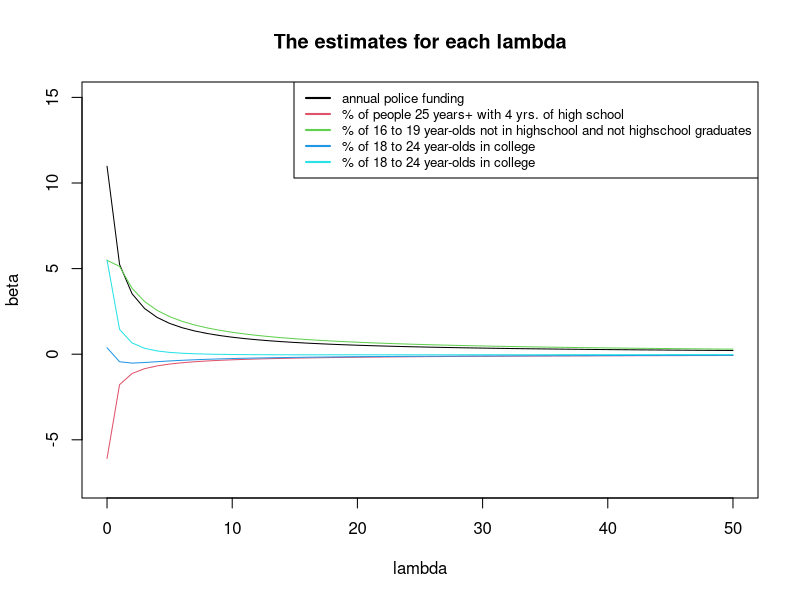
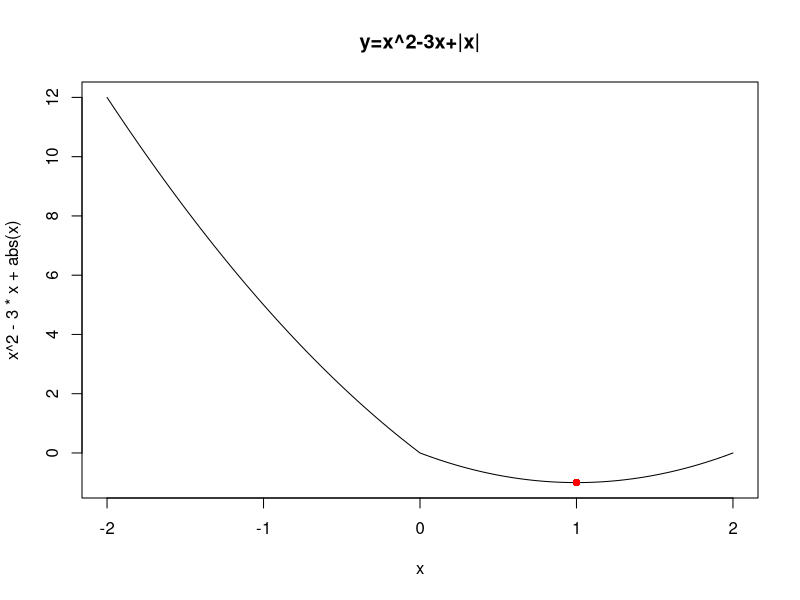
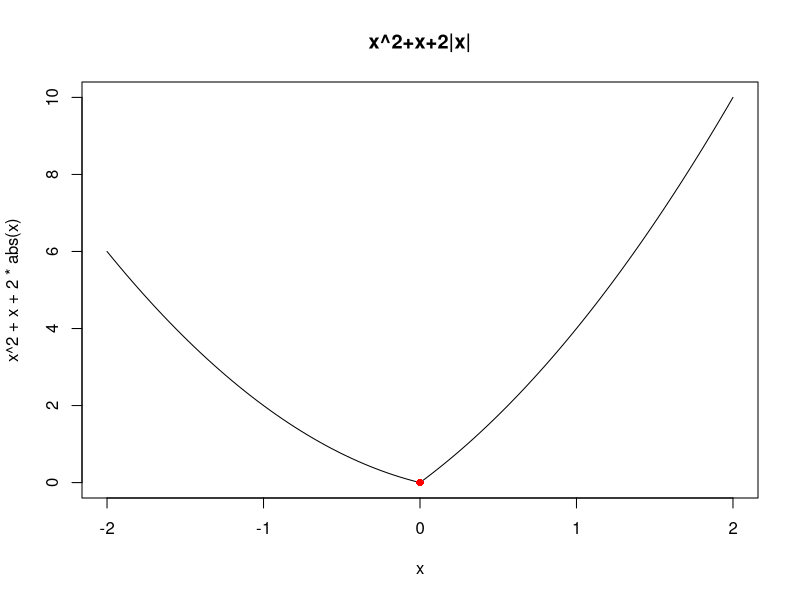
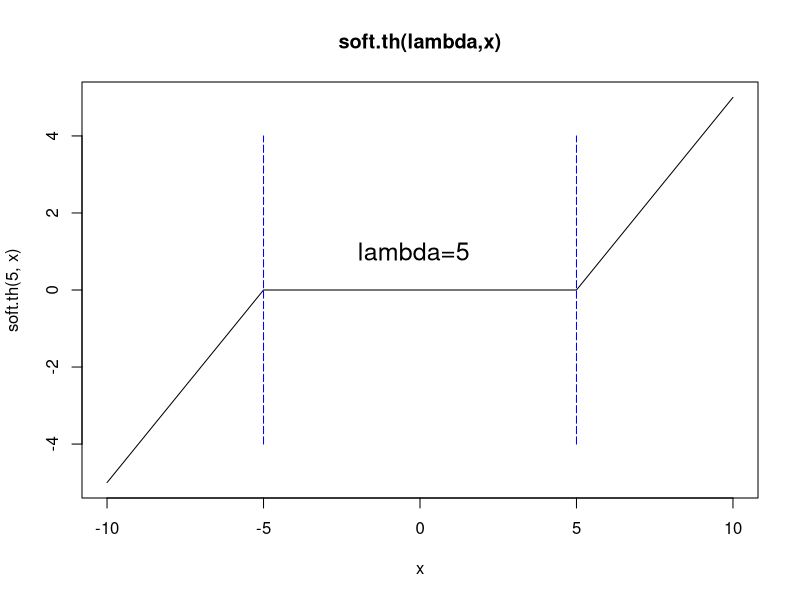
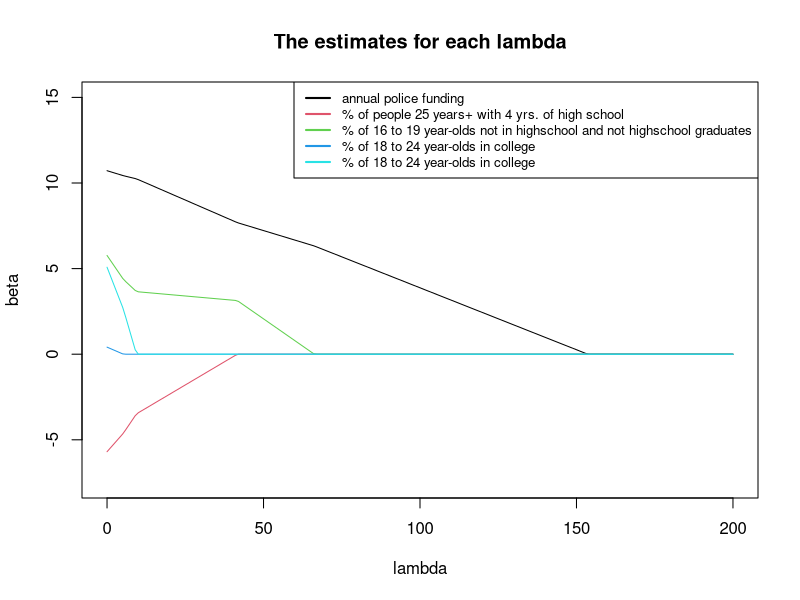
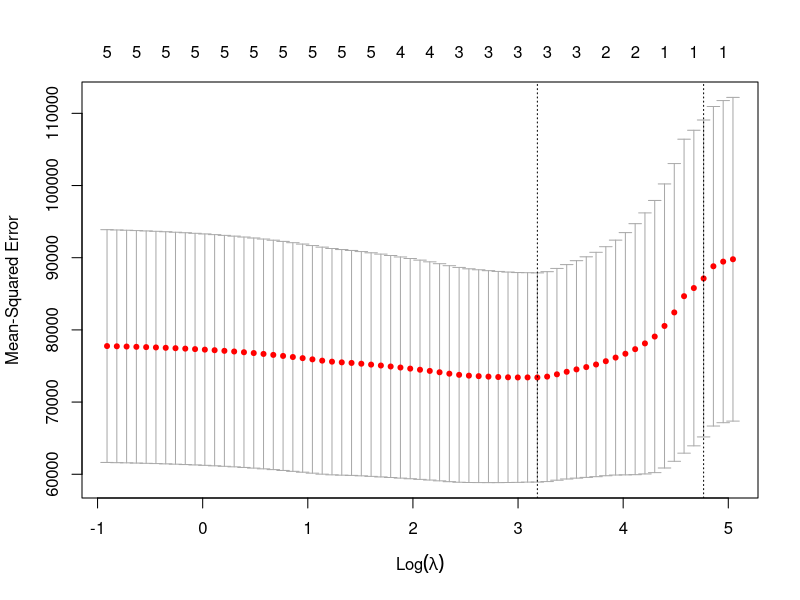

Generate these figures, in order, with R:
## ---- chunk 1
ridge=function(X, y, lambda=0){
  X=as.matrix(X); p=ncol(X); n=length(y); X.bar=array(dim=p); s=array(dim=p)
  for(j in 1:p){X.bar[j]=mean(X[,j]);X[,j]=X[,j]-X.bar[j];};
  for(j in 1:p){s[j]=sd(X[,j]);X[,j]=X[,j]/s[j]};
  y.bar=mean(y); y=y-y.bar
  beta=drop(solve(t(X)%*%X+n*lambda*diag(p))%*%t(X)%*%y)
  for(j in 1:p)beta[j]=beta[j]/s[j]
  beta.0= y.bar-sum(X.bar*beta)
  return(list(beta=beta, beta.0=beta.0))
}
df=read.table("crime.txt"); x=df[,3:7]; y=df[,1]; p=ncol(x);
lambda.seq=seq(0,50); 
plot(lambda.seq, xlim=c(0,50), ylim=c(-7.5,15),
      xlab="lambda",ylab="beta",main="The estimates for each lambda", type="n", col="red")
for(j in 1:p){
  coef.seq=NULL; for(lambda in lambda.seq)coef.seq=c(coef.seq,ridge(x,y,lambda)$beta[j])
  par(new=TRUE); lines(lambda.seq,coef.seq, col=j)
}
legend("topright",legend=c("annual police funding","% of people 25 years+ with 4 yrs. of high school",
    "% of 16 to 19 year-olds not in highschool and not highschool graduates",
	"% of 18 to 24 year-olds in college",
    "% of 18 to 24 year-olds in college"), col=1:p, lwd=2, cex =.8)
## ---- chunk 2
curve(x^2-3*x+abs(x), -2,2, main="y=x^2-3x+|x|"); points(1,-1, col="red", pch=16)
curve(x^2+x+2*abs(x), -2,2, main="x^2+x+2|x|"); points(0,0, col="red", pch=16)
## ---- chunk 3
soft.th=function(lambda,x)sign(x)*pmax(abs(x)-lambda,0)
curve(soft.th(5,x),-10,10, main="soft.th(lambda,x)")
segments(-5,-4,-5,4, lty=5, col="blue"); segments(5,-4,5,4, lty=5, col="blue")
text(-0.2,1,"lambda=5",cex=1.5)

lasso=function(X, y, lambda=0){
  X=as.matrix(X); p=ncol(X); n=length(y); X.bar=array(dim=p); s=array(dim=p)
  for(j in 1:p){X.bar[j]=mean(X[,j]);X[,j]=X[,j]-X.bar[j];}; 
  for(j in 1:p){s[j]=sd(X[,j]);X[,j]=X[,j]/s[j]} 
  y.bar=mean(y); y=y-y.bar
  eps=1; beta=array(0, dim=p); beta.old=array(0, dim=p)
  while(eps>0.001){
      for(j in 1:p){
        r= y-X[,-j]%*%beta[-j]
        beta[j]= soft.th(lambda,sum(r*X[,j])/n)
      }
      eps=max(abs(beta-beta.old)); beta.old=beta
  }
  for(j in 1:p)beta[j]=beta[j]/s[j] 
  beta.0= y.bar-sum(X.bar*beta)
  return(list(beta=beta, beta.0=beta.0))
}
df=read.table("crime.txt"); x=df[,3:7]; y=df[,1]; p=ncol(x);
lambda.seq=seq(0,200);
plot(lambda.seq, xlim=c(0,200), ylim=c(-7.5,15),
xlab="lambda",ylab="beta",main="The estimates for each lambda", type="n", col="red")
for(j in 1:p){
   coef.seq=NULL; for(lambda in lambda.seq)coef.seq=c(coef.seq,lasso(x,y,lambda)$beta[j])
   par(new=TRUE); lines(lambda.seq,coef.seq, col=j)
}
legend("topright",legend=c("annual police funding","% of people 25 years+ with 4 yrs. of high school",
    "% of 16 to 19 year-olds not in highschool and not highschool graduates",
	"% of 18 to 24 year-olds in college",
    "% of 18 to 24 year-olds in college"), col=1:p, lwd=2, cex =.8)
## ---- chunk 4
library(glmnet)
df=read.table("crime.txt"); X=as.matrix(df[,3:7])
cv.fit=cv.glmnet(X,y); 
plot(cv.fit)
lambda.min=cv.fit$lambda.min; 
lambda.min
fit=glmnet(X,y,lambda=lambda.min); 
fit$beta
